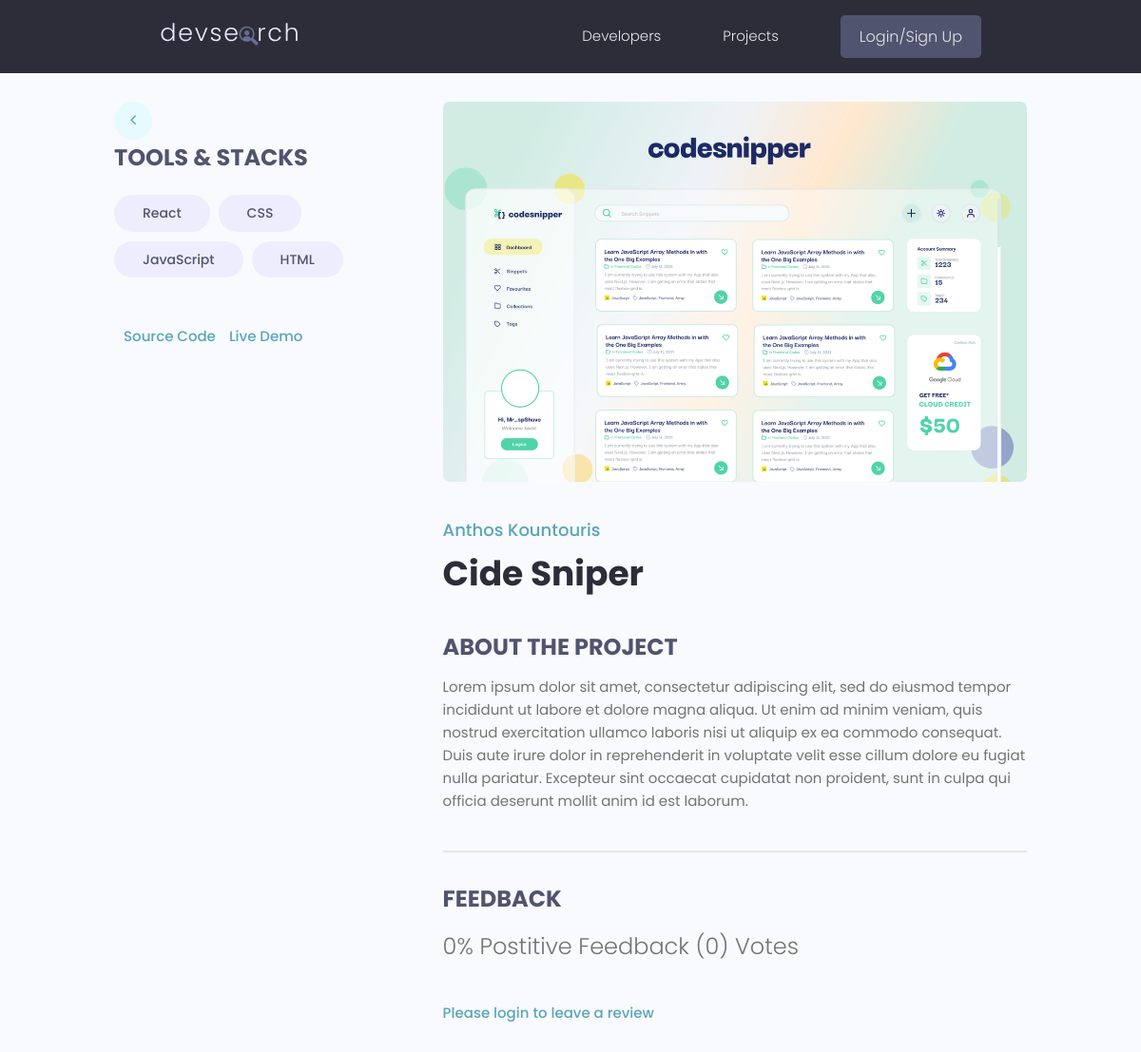
Before: /projects/project/e7db3858-dabd-432b-b8ad-bb96cdb65a01/ with the older database file.
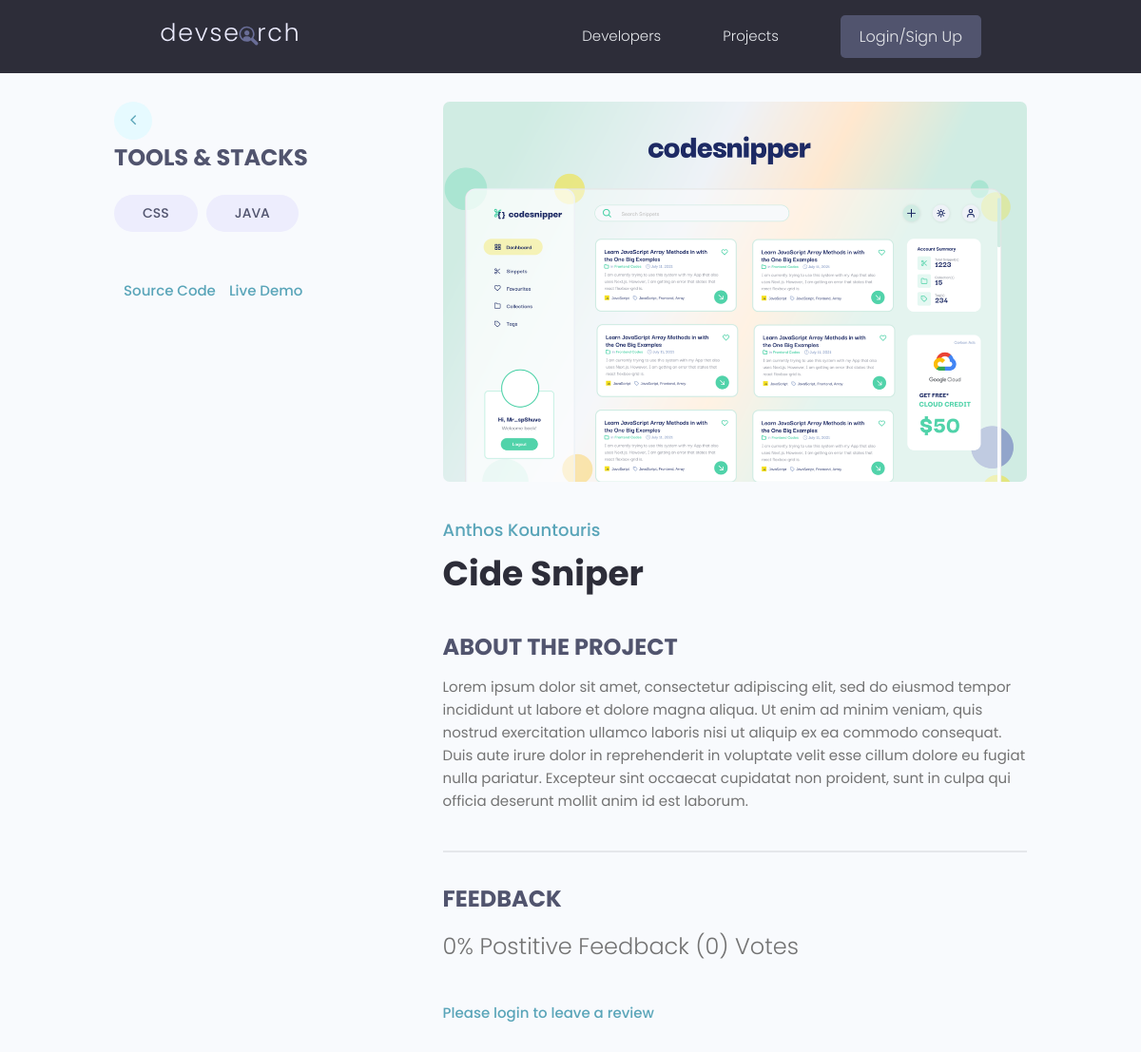
After: the same page with the newer database file.
### projects/models.py (models this page shows)
class Tag(models.Model):
    name = models.CharField(max_length=200)
    created = models.DateTimeField(auto_now_add = True)
    id = models.UUIDField(default = uuid.uuid4, unique = True,
                          primary_key = True, editable = False)
    def __str__(self):
        return self.name

### projects/views.py (the view, shortened to what this page needs)
# urls.py: path('project/<str:pk>/', views.project, name="project"),
def project(request, pk):
    projectObj = Project.objects.get(id=pk)
    reviews = projectObj.review_set.all
    form = ReviewForm() ## instansiate the form
    context = {'project' : projectObj, "reviews": reviews, 'form': form}
    return render(request, 'projects/single-project.html', context)

### projects/models.py (called while the page is built)
    @property
    def imageUrl(self):
        try:
            url = self.featured_image.url
        except:
            url = ''
        return url

    @property
    def reviewers(self):
        queryset = self.review_set.all().values_list('owner__id', flat=True) # Getting a single attribute of those reviews, flat converts that into a true list)
        return queryset

### projects/templates/projects/single-project.html (shortened to what this page needs)
{% extends 'main.html' %}
{% block content %}
<main class="singleProject my-md">
    <div class="container">
      <div class="layout">
        <div class="column column--1of3">
          <a class="backButton" href="{% url 'account' %}"><i class="fa fa-angle-left"></i></a>
          <h3 class="singleProject__subtitle">Tools & Stacks</h3>
          <div class="singleProject__toolStack">
            {% for tag in project.tags.all %}
            <span class="tag tag--pill tag--sub tag--lg">
              <small>{{tag}}</small>
            </span>
            {% endfor %}
          </div>
          {% if project.source_link %}
          <a class="singleProject__liveLink" href="{{project.source_link}}" target="_blank">Source Code
          </a>
          {% endif %}
          {% if project.source_link %}
          <a class="singleProject__liveLink" href="{{project.demo_link}}" target="_blank">Live Demo
          </a>
          {% endif %}
        </div>
        <div class="column column--2of3">
          <img class="singleProject__preview" src="{{ project.imageUrl }}" alt="portfolio thumbnail" />
          <a href="{% url 'user-profile' project.owner.id %}" class="singleProject__developer">{{project.owner.name}}</a>
          <h2 class="singleProject__title">{{project.title}}</h2>
          <h3 class="singleProject__subtitle">About the Project</h3>
          <div class="singleProject__info">
            {{project.description}}
          </div>
          <div class="comments">
            <h3 class="singleProject__subtitle">Feedback</h3>
            <h5 class="project--rating">
                {{project.vote_ratio}}% Postitive Feedback ({{project.vote_total}}) Vote{{project.vote_total|pluralize:"s"}}
            </h5>
            {% if request.user.profile.id in project.reviewers %}
              <p>You have already submitted your review for this project</p>
            {% elif request.user.profile == project.owner %}
              <p>You cannot review your own work</p>
            {% else %}
              <a href="{% url 'login' %}?next={{request.path}}">Please login to leave a review</a>
            {% endif %}
          </div>
        </div>
      </div>
    </div>
  </main>
{% endblock content %}

Changed rows visible on the page:
no longer on this page (row unchanged): Tag: name "React"
no longer on this page (row unchanged): Tag: name "JavaScript"
no longer on this page (row unchanged): Tag: name "HTML"
added Tag: name "JAVA"
